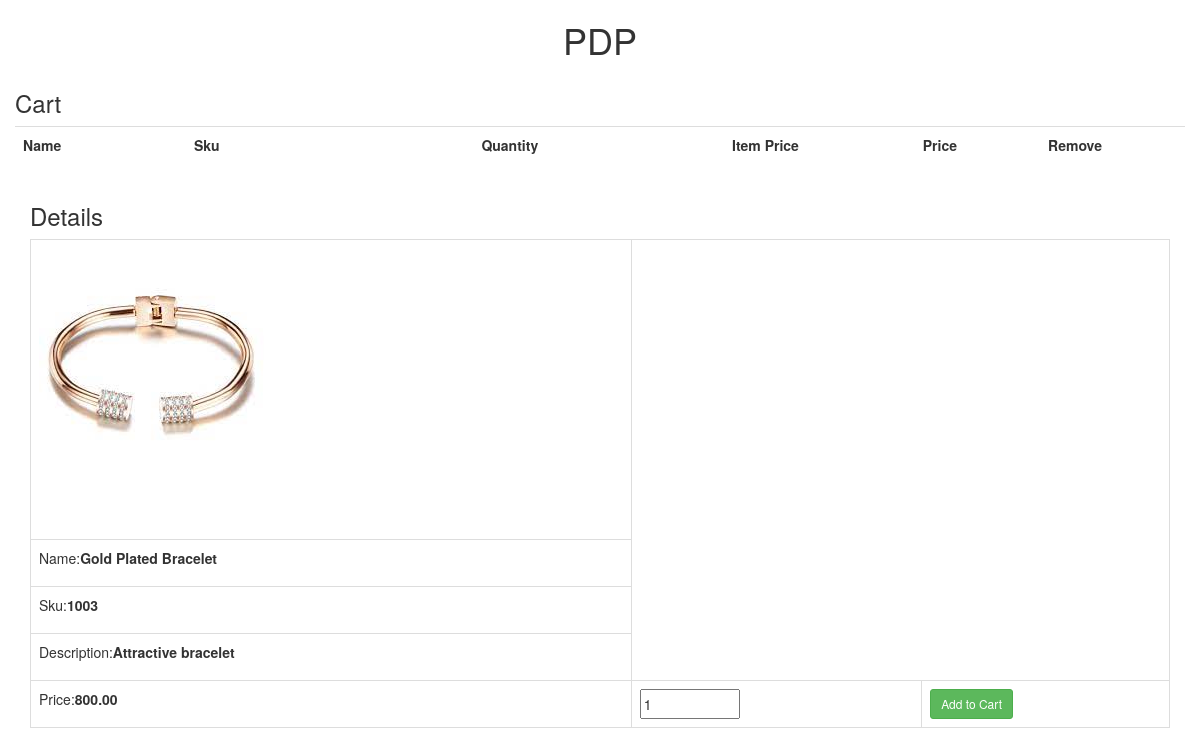
The app's page /viewdetails.php?Id=4 with its own data.
### tables this page shows
CREATE TABLE `products` (
  `Id` int(8) NOT NULL,
  `Name` varchar(30) NOT NULL,
  `Sku` int(10) NOT NULL,
  `Price` double(10,2) NOT NULL,
  `Description` varchar(500) NOT NULL,
  `image` text NOT NULL
);

### viewdetails.php (the view, shortened to what this page needs)
<?php include 'Db.php' ?>
<!DOCTYPE html>
<html lang="en">
   <head>
      <link rel="stylesheet" href="css/index.css">
      <link rel="stylesheet" href="https://maxcdn.bootstrapcdn.com/bootstrap/3.4.1/css/bootstrap.min.css">
   </head>
   <body class="body">
      <div class="container">
      <h1 align="center">PDP</h1>
      <div class="row">
      <div>
        <h3> Cart </h3>
        </div>
        <table class="table">
            <tbody>
            <tr>
                <th class="text-left">Name</th>
                <th class="text-left">Sku</th>
                <th class="text-right">Quantity</th>
                <th class="text-right">Item Price</th>
                <th class="text-right">Price</th>
                <th class="text-center">Remove</th>
            </tr>
            </tbody>
        </table>
    </div>
      <h3>Details</h3>
      <?php
if (isset($_GET['Id']))
{
    $query = "select * from products where Id={$_GET['Id']}";
    $result = mysqli_query($connection, $query);
    if (mysqli_num_rows($result) > 0)
    {
        $row = mysqli_fetch_assoc($result);
?>
      <table class="table table-bordered">
      <tr id="tr">
         <td > <img src="<?php echo $row["image"]; ?>" ></td>
      <tr>
         <td>
            <p>Name:<strong><?php echo $row['Name']; ?></p>
      <tr>
         <td>
            <p>Sku:<strong><?php echo $row['Sku']; ?></p>
      <tr>
         <td>
            <p>Description:<strong><?php echo $row['Description']; ?></p>
      <tr>
         <td>
            <p>Price:<strong><?php echo $row['Price']; ?></p>
            <form action="details.php?action=Add&Id=<?=$row['Id']; ?>" method="post">
            <td> <input type="number" Name="quantity" value="1" min=1 max=1000 class="number"></td>
            <td><input type="submit" value="Add to Cart" class="btn btn-success btn-sm"></td>
            </form>
            <?php
    }
    else
    {
        header("location:index.php");
    }
}
else
{
    header("location:index.php");
}
?>
   </body>
</html>

### css/index.css (style rules this page uses)
.number { width: 100px; height: 30px; }
#tr { width: 300px; height: 300px; }

### records on screen
products: image (picture), Name "Gold Plated Bracelet", Sku "1003", Description "Attractive bracelet", Price "800.00"
